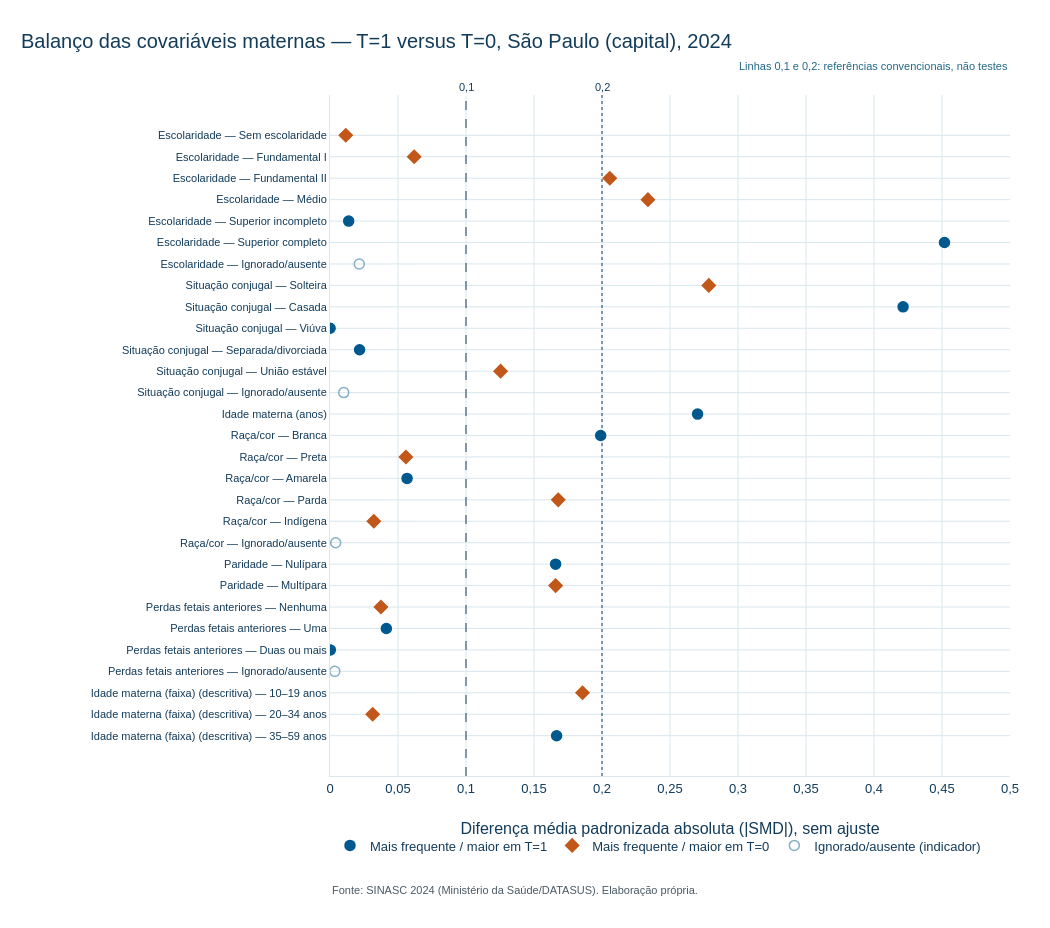

Notebook code cell kept with this figure:
### Markdown cell above
## 5. Gráfico de balanço (Love plot)

Diferença padronizada absoluta por nível, sem pareamento ou ponderação. A cor indica o grupo em que o nível é mais frequente; marcadores vazados são níveis "Ignorado/ausente". Variáveis ordenadas pelo maior |SMD|.

### Code cell
ordem_vars = [*resumo.variavel, "IDADE_FAIXA"]
plot = balanco.copy()
plot["ordem_var"] = plot.variavel.map({v: i for i, v in enumerate(ordem_vars)})
plot = plot.sort_values(["ordem_var"], kind="stable")
plot["rotulo"] = [
    r.rotulo_variavel if r.tipo_linha == "numerica"
    else f"{r.rotulo_variavel} (descritiva) — {r.rotulo_nivel}" if r.tipo_linha == "faixa_descritiva"
    else f"{r.rotulo_variavel} — {r.rotulo_nivel}"
    for r in plot.itertuples()]

fig_balanco = go.Figure()
estilos = [
    ("Mais frequente / maior em T=1", (plot.smd >= 0) & plot.tipo_linha.ne("nivel_ausencia"),
     CORES_IPT["AZUL_PRINCIPAL"], "circle"),
    ("Mais frequente / maior em T=0", (plot.smd < 0) & plot.tipo_linha.ne("nivel_ausencia"),
     COR_T0, "diamond"),
    ("Ignorado/ausente (indicador)", plot.tipo_linha.eq("nivel_ausencia"),
     CORES_IPT["AZUL_CLARO"], "circle-open"),
]
for nome, mascara, cor, simbolo in estilos:
    parte = plot.loc[mascara]
    fig_balanco.add_scatter(
        x=parte.smd_abs, y=parte.rotulo, mode="markers", name=nome,
        marker=dict(color=cor, symbol=simbolo, size=10, line=dict(width=1.5, color=cor)),
        customdata=np.c_[parte.smd, parte.diferenca, parte.unidade_diferenca],
        hovertemplate="%{y}<br>|SMD|: %{x:.3f}<br>SMD: %{customdata[0]:.3f}"
                      "<br>Diferença T1−T0: %{customdata[1]:.2f} %{customdata[2]}<extra></extra>")
for limite, traco in [(0.1, "dash"), (0.2, "dot")]:
    fig_balanco.add_vline(x=limite, line=dict(color=CORES_IPT["AZUL_ESCURO"], dash=traco, width=1),
                          annotation_text=fmt(limite, 1), annotation_position="top",
                          annotation_font_size=11)
fig_balanco.add_annotation(x=1, xref="paper", xanchor="right", y=1.055, yref="paper", showarrow=False,
                           text="Linhas 0,1 e 0,2: referências convencionais, não testes",
                           font=dict(size=11, color=CORES_IPT["AZUL_MEDIO"]))
aplicar_tema_base(fig_balanco, "Balanço das covariáveis maternas — T=1 versus T=0, São Paulo (capital), 2024")
fig_balanco.update_layout(width=1050, height=max(520, 24 * len(plot) + 190), separators=",.",
                          margin=dict(l=330, r=40, t=95, b=110),
                          legend=dict(orientation="h", y=-0.08, x=0))
fig_balanco.update_xaxes(title="Diferença média padronizada absoluta (|SMD|), sem ajuste",
                         range=[0, max(0.5, plot.smd_abs.max() * 1.1)], dtick=0.05)
fig_balanco.update_yaxes(categoryorder="array", categoryarray=plot.rotulo.tolist()[::-1],
                         tickfont=dict(size=11))
# Fonte incorporada à figura para leitura independente.
fig_balanco.add_annotation(x=0, xref="paper", xanchor="left", y=0, yref="paper",
    yshift=-fig_balanco.layout.margin.b - 12, showarrow=False,
    text="Fonte: SINASC 2024 (Ministério da Saúde/DATASUS). Elaboração própria.",
    font=dict(family="Arial", size=11, color="#4A5A66"))
fig_balanco.update_layout(height=fig_balanco.layout.height + 42,
    margin=dict(b=fig_balanco.layout.margin.b + 42))
exibir_plotly(fig_balanco)

### Figure 1 — Plotly figure (JSON) as saved in the notebook; plotly's stock layout.template omitted (floating-point values rounded to 4 significant figures)
{"data": [{"customdata": [[0.01373, 0.3191, "p.p."], [0.4518, 18.26, "p.p."], [0.4214, 18.37, "p.p."], [8.93e-05, 0.0002945, "p.p."], [0.02176, 0.2763, "p.p."], [0.2703, 1.819, "anos"], [0.199, 9.741, "p.p."], [0.05666, 0.528, "p.p."], [0.1659, 7.953, "p.p."], [0.04144, 1.533, "p.p."], [0.0002455, 0.005288, "p.p."], [0.1666, 6.808, "p.p."]], "hovertemplate": "%{y}<br>|SMD|: %{x:.3f}<br>SMD: %{customdata[0]:.3f}<br>Diferença T1−T0: %{customdata[1]:.2f} %{customdata[2]}<extra></extra>", "marker": {"color": "#00598E", "line": {"color": "#00598E", "width": 1.5}, "size": 10, "symbol": "circle"}, "mode": "markers", "name": "Mais frequente / maior em T=1", "type": "scatter", "x": [0.01373, 0.4518, 0.4214, 8.93e-05, 0.02176, 0.2703, 0.199, 0.05666, 0.1659, 0.04144, 0.0002455, 0.1666], "y": ["Escolaridade — Superior incompleto", "Escolaridade — Superior completo", "Situação conjugal — Casada", "Situação conjugal — Viúva", "Situação conjugal — Separada/divorciada", "Idade materna (anos)", "Raça/cor — Branca", "Raça/cor — Amarela", "Paridade — Nulípara", "Perdas fetais anteriores — Uma", "Perdas fetais anteriores — Duas ou mais", "Idade materna (faixa) (descritiva) — 35–59 anos"]}, {"customdata": [[-0.0116, -0.02264, "p.p."], [-0.06191, -0.5632, "p.p."], [-0.2057, -6.559, "p.p."], [-0.2338, -11.39, "p.p."], [-0.2785, -13.78, "p.p."], [-0.1254, -4.886, "p.p."], [-0.05579, -1.801, "p.p."], [-0.1678, -8.336, "p.p."], [-0.03223, -0.1393, "p.p."], [-0.1659, -7.953, "p.p."], [-0.03745, -1.532, "p.p."], [-0.1857, -5.361, "p.p."], [-0.03138, -1.446, "p.p."]], "hovertemplate": "%{y}<br>|SMD|: %{x:.3f}<br>SMD: %{customdata[0]:.3f}<br>Diferença T1−T0: %{customdata[1]:.2f} %{customdata[2]}<extra></extra>", "marker": {"color": "#C2571A", "line": {"color": "#C2571A", "width": 1.5}, "size": 10, "symbol": "diamond"}, "mode": "markers", "name": "Mais frequente / maior em T=0", "type": "scatter", "x": [0.0116, 0.06191, 0.2057, 0.2338, 0.2785, 0.1254, 0.05579, 0.1678, 0.03223, 0.1659, 0.03745, 0.1857, 0.03138], "y": ["Escolaridade — Sem escolaridade", "Escolaridade — Fundamental I", "Escolaridade — Fundamental II", "Escolaridade — Médio", "Situação conjugal — Solteira", "Situação conjugal — União estável", "Raça/cor — Preta", "Raça/cor — Parda", "Raça/cor — Indígena", "Paridade — Multípara", "Perdas fetais anteriores — Nenhuma", "Idade materna (faixa) (descritiva) — 10–19 anos", "Idade materna (faixa) (descritiva) — 20–34 anos"]}, {"customdata": [[-0.02152, -0.04209, "p.p."], [0.01011, 0.02517, "p.p."], [0.004178, 0.007643, "p.p."], [-0.003511, -0.005744, "p.p."]], "hovertemplate": "%{y}<br>|SMD|: %{x:.3f}<br>SMD: %{customdata[0]:.3f}<br>Diferença T1−T0: %{customdata[1]:.2f} %{customdata[2]}<extra></extra>", "marker": {"color": "#82B0C6", "line": {"color": "#82B0C6", "width": 1.5}, "size": 10, "symbol": "circle-open"}, "mode": "markers", "name": "Ignorado/ausente (indicador)", "type": "scatter", "x": [0.02152, 0.01011, 0.004178, 0.003511], "y": ["Escolaridade — Ignorado/ausente", "Situação conjugal — Ignorado/ausente", "Raça/cor — Ignorado/ausente", "Perdas fetais anteriores — Ignorado/ausente"]}], "layout": {"annotations": [{"font": {"size": 11}, "showarrow": false, "text": "0,1", "x": 0.1, "xanchor": "center", "xref": "x", "y": 1, "yanchor": "bottom", "yref": "y domain"}, {"font": {"size": 11}, "showarrow": false, "text": "0,2", "x": 0.2, "xanchor": "center", "xref": "x", "y": 1, "yanchor": "bottom", "yref": "y domain"}, {"font": {"color": "#226986", "size": 11}, "showarrow": false, "text": "Linhas 0,1 e 0,2: referências convencionais, não testes", "x": 1, "xanchor": "right", "xref": "paper", "y": 1.055, "yref": "paper"}, {"font": {"color": "#4A5A66", "family": "Arial", "size": 11}, "showarrow": false, "text": "Fonte: SINASC 2024 (Ministério da Saúde/DATASUS). Elaboração própria.", "x": 0, "xanchor": "left", "xref": "paper", "y": 0, "yref": "paper", "yshift": -122}], "height": 928, "legend": {"orientation": "h", "x": 0, "y": -0.08}, "margin": {"b": 152, "l": 330, "r": 40, "t": 95}, "separators": ",.", "shapes": [{"line": {"color": "#133C5A", "dash": "dash", "width": 1}, "type": "line", "x0": 0.1, "x1": 0.1, "xref": "x", "y0": 0, "y1": 1, "yref": "y domain"}, {"line": {"color": "#133C5A", "dash": "dot", "width": 1}, "type": "line", "x0": 0.2, "x1": 0.2, "xref": "x", "y0": 0, "y1": 1, "yref": "y domain"}], "title": {"text": "Balanço das covariáveis maternas — T=1 versus T=0, São Paulo (capital), 2024"}, "width": 1050, "xaxis": {"dtick": 0.05, "range": [0, 0.5], "title": {"text": "Diferença média padronizada absoluta (|SMD|), sem ajuste"}}, "yaxis": {"categoryarray": ["Idade materna (faixa) (descritiva) — 35–59 anos", "Idade materna (faixa) (descritiva) — 20–34 anos", "Idade materna (faixa) (descritiva) — 10–19 anos", "Perdas fetais anteriores — Ignorado/ausente", "Perdas fetais anteriores — Duas ou mais", "Perdas fetais anteriores — Uma", "Perdas fetais anteriores — Nenhuma", "Paridade — Multípara", "Paridade — Nulípara", "Raça/cor — Ignorado/ausente", "Raça/cor — Indígena", "Raça/cor — Parda", "Raça/cor — Amarela", "Raça/cor — Preta", "Raça/cor — Branca", "Idade materna (anos)", "Situação conjugal — Ignorado/ausente", "Situação conjugal — União estável", "Situação conjugal — Separada/divorciada", "Situação conjugal — Viúva", "Situação conjugal — Casada", "Situação conjugal — Solteira", "Escolaridade — Ignorado/ausente", "Escolaridade — Superior completo", "Escolaridade — Superior incompleto", "Escolaridade — Médio", "Escolaridade — Fundamental II", "Escolaridade — Fundamental I", "Escolaridade — Sem escolaridade"], "categoryorder": "array", "tickfont": {"size": 11}}}}
